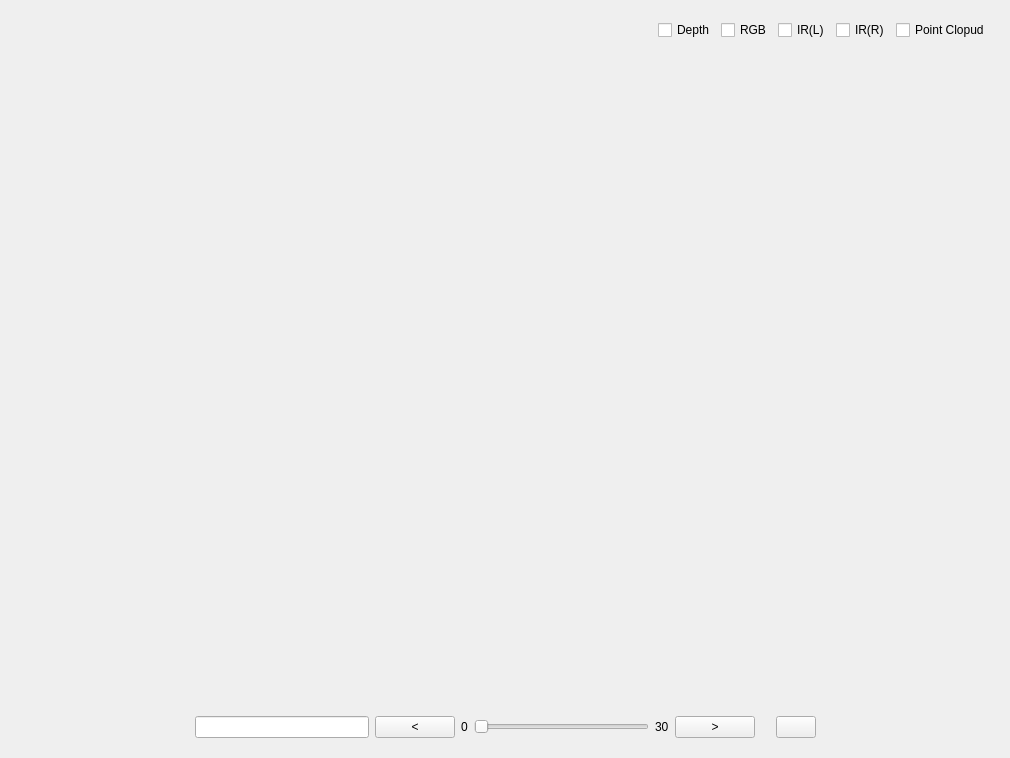
<?xml version="1.0" encoding="UTF-8"?>
<ui version="4.0">
 <class>CameraPlayerWidget</class>
 <widget class="QWidget" name="CameraPlayerWidget">
  <property name="geometry">
   <rect>
    <x>0</x>
    <y>0</y>
    <width>1010</width>
    <height>758</height>
   </rect>
  </property>
  <property name="sizePolicy">
   <sizepolicy hsizetype="Preferred" vsizetype="Preferred">
    <horstretch>0</horstretch>
    <verstretch>0</verstretch>
   </sizepolicy>
  </property>
  <property name="focusPolicy">
   <enum>Qt::ClickFocus</enum>
  </property>
  <property name="windowTitle">
   <string>Playback</string>
  </property>
  <layout class="QVBoxLayout" name="verticalLayout">
   <item>
    <widget class="QWidget" name="widget_3" native="true">
     <layout class="QHBoxLayout" name="horizontalLayout_2">
      <item>
       <spacer name="horizontalSpacer_3">
        <property name="orientation">
         <enum>Qt::Horizontal</enum>
        </property>
        <property name="sizeHint" stdset="0">
         <size>
          <width>40</width>
          <height>20</height>
         </size>
        </property>
       </spacer>
      </item>
      <item>
       <widget class="QCheckBox" name="checkBoxDepth">
        <property name="focusPolicy">
         <enum>Qt::ClickFocus</enum>
        </property>
        <property name="text">
         <string>Depth</string>
        </property>
       </widget>
      </item>
      <item>
       <widget class="QCheckBox" name="checkBoxRgb">
        <property name="focusPolicy">
         <enum>Qt::ClickFocus</enum>
        </property>
        <property name="text">
         <string>RGB</string>
        </property>
       </widget>
      </item>
      <item>
       <widget class="QCheckBox" name="checkBoxIrL">
        <property name="focusPolicy">
         <enum>Qt::ClickFocus</enum>
        </property>
        <property name="text">
         <string>IR(L)</string>
        </property>
       </widget>
      </item>
      <item>
       <widget class="QCheckBox" name="checkBoxIrR">
        <property name="focusPolicy">
         <enum>Qt::ClickFocus</enum>
        </property>
        <property name="text">
         <string>IR(R)</string>
        </property>
       </widget>
      </item>
      <item>
       <widget class="QCheckBox" name="checkBoxPC">
        <property name="focusPolicy">
         <enum>Qt::ClickFocus</enum>
        </property>
        <property name="text">
         <string>Point Clopud</string>
        </property>
       </widget>
      </item>
     </layout>
    </widget>
   </item>
   <item>
    <widget class="RenderWindow" name="playerRenderWindow" native="true">
     <property name="sizePolicy">
      <sizepolicy hsizetype="Preferred" vsizetype="Expanding">
       <horstretch>0</horstretch>
       <verstretch>0</verstretch>
      </sizepolicy>
     </property>
    </widget>
   </item>
   <item>
    <widget class="QWidget" name="widget_2" native="true">
     <property name="sizePolicy">
      <sizepolicy hsizetype="Preferred" vsizetype="Preferred">
       <horstretch>0</horstretch>
       <verstretch>0</verstretch>
      </sizepolicy>
     </property>
     <property name="focusPolicy">
      <enum>Qt::ClickFocus</enum>
     </property>
     <layout class="QHBoxLayout" name="horizontalLayout">
      <property name="spacing">
       <number>6</number>
      </property>
      <item>
       <spacer name="horizontalSpacer">
        <property name="orientation">
         <enum>Qt::Horizontal</enum>
        </property>
        <property name="sizeHint" stdset="0">
         <size>
          <width>40</width>
          <height>20</height>
         </size>
        </property>
       </spacer>
      </item>
      <item>
       <widget class="CSLineEdit" name="frameEdit">
        <property name="alignment">
         <set>Qt::AlignCenter</set>
        </property>
       </widget>
      </item>
      <item>
       <widget class="QPushButton" name="frameDecrease">
        <property name="focusPolicy">
         <enum>Qt::NoFocus</enum>
        </property>
        <property name="text">
         <string>&lt;</string>
        </property>
       </widget>
      </item>
      <item>
       <widget class="QLabel" name="frameMinText">
        <property name="text">
         <string>0</string>
        </property>
       </widget>
      </item>
      <item>
       <widget class="QSlider" name="frameNumberSlider">
        <property name="focusPolicy">
         <enum>Qt::ClickFocus</enum>
        </property>
        <property name="orientation">
         <enum>Qt::Horizontal</enum>
        </property>
       </widget>
      </item>
      <item>
       <widget class="QLabel" name="frameMaxText">
        <property name="text">
         <string>30</string>
        </property>
       </widget>
      </item>
      <item>
       <widget class="QPushButton" name="frameIncrease">
        <property name="focusPolicy">
         <enum>Qt::NoFocus</enum>
        </property>
        <property name="text">
         <string>&gt;</string>
        </property>
       </widget>
      </item>
      <item>
       <widget class="QWidget" name="cameraPlayerBtnArea" native="true">
        <layout class="QHBoxLayout" name="horizontalLayout_3">
         <property name="leftMargin">
          <number>15</number>
         </property>
         <property name="topMargin">
          <number>0</number>
         </property>
         <property name="rightMargin">
          <number>0</number>
         </property>
         <property name="bottomMargin">
          <number>0</number>
         </property>
         <item>
          <widget class="QPushButton" name="captureSingleButton">
           <property name="focusPolicy">
            <enum>Qt::NoFocus</enum>
           </property>
           <property name="text">
            <string/>
           </property>
          </widget>
         </item>
        </layout>
       </widget>
      </item>
      <item>
       <spacer name="horizontalSpacer_2">
        <property name="orientation">
         <enum>Qt::Horizontal</enum>
        </property>
        <property name="sizeHint" stdset="0">
         <size>
          <width>40</width>
          <height>20</height>
         </size>
        </property>
       </spacer>
      </item>
     </layout>
    </widget>
   </item>
  </layout>
 </widget>
 <customwidgets>
  <customwidget>
   <class>CSLineEdit</class>
   <extends>QLineEdit</extends>
   <header>cslineedit.h</header>
  </customwidget>
  <customwidget>
   <class>RenderWindow</class>
   <extends>QWidget</extends>
   <header>renderwindow.h</header>
   <container>1</container>
  </customwidget>
 </customwidgets>
 <resources/>
 <connections/>
</ui>
